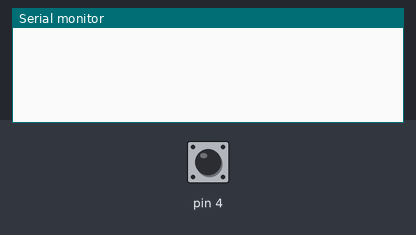
Recording of a sketch running on a simulated Arduino Uno, built with avr-gcc and run on an emulated ATmega328P. Shown: the last lines printed to the serial monitor. Inputs (shaded band) come from the test bench; at power-on: pin 4 HIGH.

Above: at 1.2 s.
1.3 s: pin 4 pulled LOW for 0.15 s
At 2.5 s:
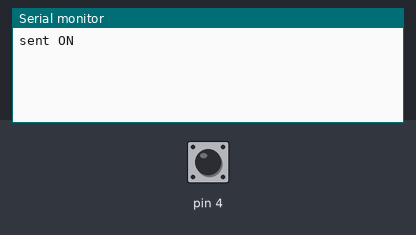
3.2 s: pin 4 pulled LOW for 1 s
At 4.3 s:
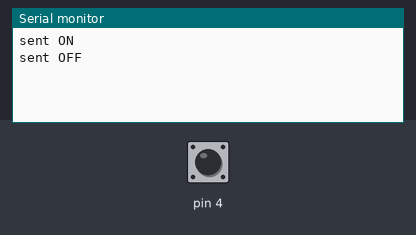

The sketch:

ch09_rf433_rcswitch.ino
```cpp
// Rabat Tak - Vol.2 section 9-3: 433 MHz ASK modules (FS1000A / XY-MK-5V) with RCSwitch
// Transmitter board: FS1000A DATA -> D10, VCC 5V (up to 12V = more range), GND; button D4 -> GND
// Receiver board:    XY-MK-5V DATA -> D2 (interrupt 0), VCC 5V, GND; LED on D13
// Antenna: 17.3 cm straight wire on ANT of both modules. Library: rc-switch
// Upload with SENDER 1 on one Arduino and SENDER 0 on the other.
#include <RCSwitch.h>
#define SENDER 1
RCSwitch rf;
const unsigned long CODE_ON = 5393, CODE_OFF = 5396;

void setup() {
  Serial.begin(9600);
#if SENDER
  rf.enableTransmit(10);
  rf.setRepeatTransmit(5);
  pinMode(4, INPUT_PULLUP);
#else
  rf.enableReceive(0);               // interrupt 0 = pin D2 on Uno/Nano
  pinMode(13, OUTPUT);
#endif
}

void loop() {
#if SENDER
  static bool on = false;
  if (digitalRead(4) == LOW) {
    on = !on;
    rf.send(on ? CODE_ON : CODE_OFF, 24);
    Serial.println(on ? "sent ON" : "sent OFF");
    delay(400);
  }
#else
  if (rf.available()) {
    unsigned long v = rf.getReceivedValue();
    Serial.print("code "); Serial.print(v);
    Serial.print("  bits "); Serial.println(rf.getReceivedBitlength());
    if (v == CODE_ON)  digitalWrite(13, HIGH);
    if (v == CODE_OFF) digitalWrite(13, LOW);
    rf.resetAvailable();
  }
#endif
}
```

Measured:
- after the input at 1.3 s, the serial monitor: prints a new line after 0.45 s (image 1)
- after the input at 3.2 s, the serial monitor: prints a new line after 0.45 s (image 2)
